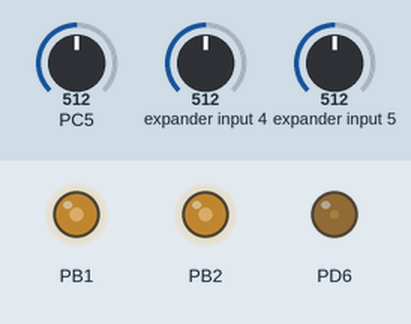
Simulated run of this program. Board: ATmega328P, built with avr-gcc and emulated at 1.6 MHz. On the bench: output pins drawn as LEDs (lit = HIGH). The inputs (shaded band) are chosen by the test bench; at power-on: PC5 = 512, expander input 4 = 512, expander input 5 = 512.

Above: at 1.2 s.
1.3 s: PC5 set to 716
At 1.6 s:
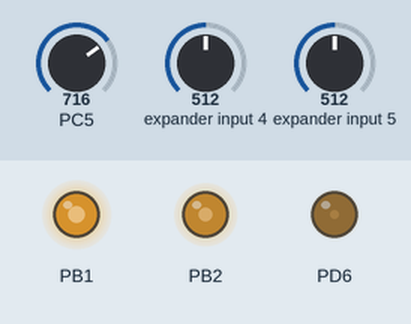
2.8 s: expander input 4 set to 716
At 3.4 s:
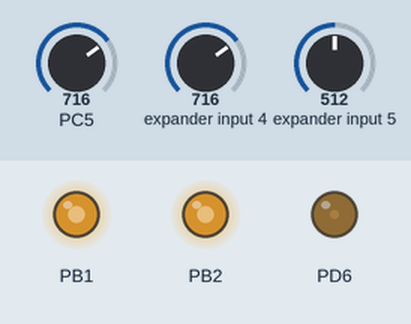
4.3 s: expander input 5 set to 0
At 5.5 s:
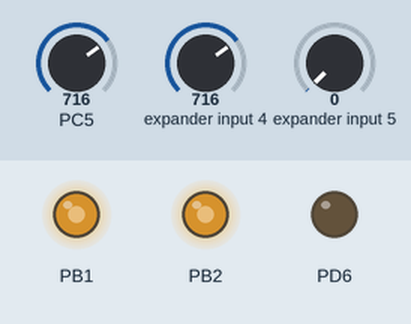
5.8 s: PC5 set to 900
At 7.0 s:
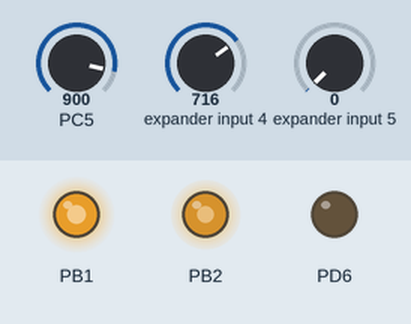
7.3 s: expander input 5 set to 122
At 8.3 s:
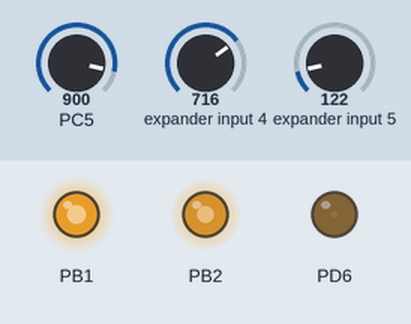
8.8 s: expander input 4 set to 900
At 10.1 s:
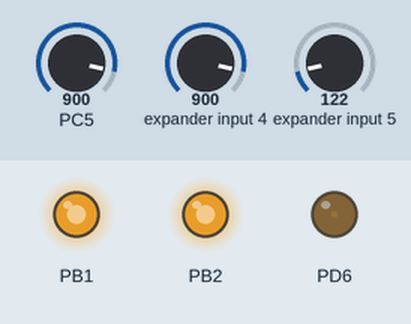
Timing chart, 0 to 11.3 s (numbered marks = the images above; inputs shaded):
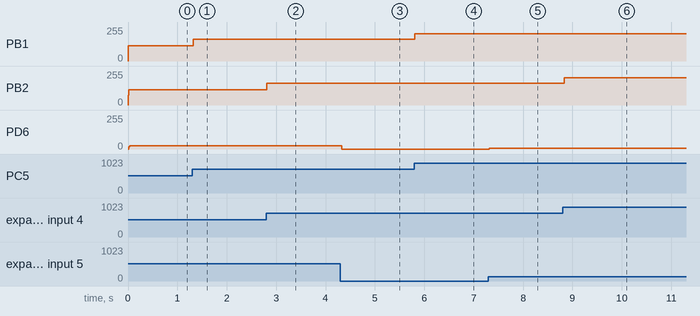

Measured:
- after the input at 1.3 s, PB1: 116/255 → 162/255 at once
- after the input at 2.8 s, PB2: 116/255 → 162/255 at once
- after the input at 4.3 s, PD6: 25/255 → 0/255 at once
- after the input at 5.8 s, PB1: 162/255 → 204/255 at once
- after the input at 7.3 s, PD6: 0/255 → 5/255 at once
- after the input at 8.8 s, PB2: 162/255 → 204/255 at once

The program:

main.c
```c
/*
 * Lab5_22848.c
 *
 * Created: 7/04/2025 11:22:10
 * Author : rodri
 */
 #define F_CPU 1600000 //Frecuencia de Reloj (Sistema)
 #include <avr/io.h>
 #include <stdint.h>
 #include <util/delay.h>
 #include <avr/interrupt.h>
//Librerias propias
 #include "PWM1/PWM1.h"
 #include "PWM12/PWM12.h"
 #include "PWM0/PWM0.h"
 #include "ADC/ADC.h"
//Variables
 const uint16_t t1_top = 311; //periodo de 20ms
 uint8_t valueadc = 0x00;
 uint8_t change = 0;

//Prototipos de función
void setup(void);

//MAIN
int main(void)
{
//Inicio del programa
cli();
//uint16_t dutyCycle = 7811;
setup();
SETUPADC();
OCR1A = 16; // 1 ms inicial (ángulo mínimo)
OCR1B = 16; // 1 ms inicial (24)(ángulo medio)
OCR0A = 16;
sei();

    /* Replace with your application code */
    while (1)
    {
		ADCSRA |= (1 << ADSC);
		_delay_ms(10);
    }
}
void setup(void){
	CLKPR = (1 << CLKPCE);
	CLKPR = (1 << CLKPS2); // RELOJ DE 1Mhz
	initPWM1A(ninv,fastMode,t1_top,64);
	initPWM1B(ninv,fastMode,t1_top,64);
	initPWM0A(ninv,64);
	DDRB	= 0;
	DDRB	|= (1 << DDB1)|(1 << DDB2);			// Configuración de (PB1-PB2) como salida PWM
	DDRD |= (1 << DDD6);						// Configuración de PD6 como salida PWM

}
ISR(ADC_vect){
	valueadc	= ADCH;
	ADCSRA		|= (1 << ADIF);
	// Mapeo del valor ADC (0-255) a OCR1x (16 a 31)
	uint8_t pulse_width = ((uint32_t)valueadc * (70 - 16)) / (255 + 16);
	if(change == 0){
		ADMUX = 0;
		change = 1;
		OCR1A = pulse_width;
		//Cambio de Lectura ADC6
		ADMUX |= (1 << REFS0)|(1 << ADLAR)|(1 << MUX2)|(1 << MUX1); // Vcc ref(5v), Resolución 8 bits, ADC6

	}//FIN ADC6
	else if(change == 1){
		ADMUX = 0;
		OCR1B = pulse_width;
		change = 2;
		//Cambio de Lectura ADC7
		ADMUX |= (1 << REFS0)|(1 << ADLAR)|(1<<MUX2)|(1<<MUX1)|(1<<MUX0); // Vcc ref(5v), Resolución 8 bits, ADC7

	}//FIN ADC7
	else {
		ADMUX = 0;
		OCR0A = pulse_width;
		change = 0;
		//Cambio de Lectura ADC5
		ADMUX |= (1 << REFS0)|(1 << ADLAR)|(1<<MUX2)|(1<<MUX0); // Vcc ref(5v), Resolución 8 bits, ADC5
	}//FIN ADC5*/
}
```

ADC.c
```c
/*
 * ADC.c
 *
 * Created: 7/04/2025 12:15:31
 *  Author: rodri
 */
#include "ADC.h"

void SETUPADC(void){
	//Deshabilitar el PC5 para iniciar lectura ADC
	DIDR0 = 0;
	DIDR0 = (1 << ADC5D);
	//Configuración inicial de ADC
	ADMUX = 0;
	ADMUX |= (1<<REFS0)|(1<<ADLAR)|(1 << MUX2)|(1 << MUX1); //Vcc ref (5V), 8 bits resolucion | Mux ADC7
	ADCSRA = 0;
	ADCSRA |= (1<<ADIE)|(1<<ADPS2)|(1<<ADPS1)|(1<<ADPS0); //Hab.Interrupción | Presc. 128 (125kHz)
	ADCSRA |= (1<<ADEN); // Enable
}
```

ADC.h
```c
/*
 * ADC.h
 *
 * Created: 7/04/2025 12:15:12
 *  Author: rodri
 */

#include <avr/io.h>
#include <stdint.h>

#ifndef ADC_H_
#define ADC_H_
void SETUPADC(void);


#endif /* ADC_H_ */
```

PWM0.c
```c
/*
 * PWM0.c
 *
 * Created: 10/04/2025 12:07:27
 *  Author: rodri
 */
#include "PWM0.h"
void initPWM0A(uint8_t invertido, uint16_t prescaler){

	TCCR0A &= ~((1 << COM0A1)|(1 << COM0A0));
	if(invertido == inv){
		TCCR0A |= (1 << COM0A1)|(1 << COM0A0);
	}
	else {
		TCCR0A |= (1 << COM0A1);
	}

	TCCR0A |= (1 << WGM01)|(1 << WGM00); //Modo fast
	TCCR0B	&= ~((1 << CS02)|(1 << CS01)|(1 << CS00));

	switch(prescaler){
		case 1:
			TCCR0B |= (1 << CS00);
			break;
		case 8:
			TCCR0B |= (1 << CS01);
			break;
		case 64:
			TCCR0B |= (1 << CS01)|(1 << CS00);
			break;
		case 256:
			TCCR0B |= (1 << CS02);
			break;
		case 1024:
			TCCR0B |= (1 << CS02)|(1 << CS00);
			break;
		default:
			TCCR0B |= (1 << CS00);
			break;
	}
}
```

PWM0.h
```c
/*
 * PWM0.h
 *
 * Created: 10/04/2025 12:07:16
 *  Author: rodri
 */

#include <avr/io.h>
#include <stdint.h>

#ifndef PWM0_H_
#define PWM0_H_

#define inv 1
#define ninv 0
void initPWM0A(uint8_t invertido, uint16_t prescaler);
#endif /* PWM0_H_ */
```

PWM1.c
```c
/*
 * PWM0.c
 *
 * Created: 7/04/2025 11:45:05
 *  Author: rodri
 */
#include "PWM1.h"
void	initPWM1A(uint8_t invertido,uint8_t mode, uint8_t top_value, uint16_t prescaler)
{
	DDRB	= 0;
	DDRB	|= (1 << DDB1)|(1 << DDB2);			// Configuración de (PB1-PB2) como salida PWM
	ICR1	= top_value;						// Configurar valor de top
	TCCR1A	&= ~((1 << COM1A1)|(1 << COM1A0));	// Protección para solo configurar modo invert o no invert
	if(invertido == inv){
		TCCR1A |= (1 <<COM1A1)|(1 << COM1A0);	// Conf. Invertido
	}
	else{
		TCCR1A |= (1 << COM1A1);				// Conf. No invertido
	}

	TCCR1A	&=	~((1 << WGM11)|(1 << WGM10));
	TCCR1B	&=	~((1 << WGM13)|(1 << WGM12));
	if(mode == fastMode){
		TCCR1A |= (1 << WGM11);
		TCCR1B |= (1 << WGM13)|(1 << WGM12);
	}
	else { //Phase correct
		TCCR1A |= (1 << WGM11);
		TCCR1B |= (1 << WGM13);
	}
	//Switch-Case para diferentes prescalers
	TCCR1B	&= ~((1 << CS12)|(1 << CS11)|(1 << CS10));
	switch(prescaler){
		case 1:
				TCCR1B	|= (1 << CS10);
				break;
		case 8:
				TCCR1B	|= (1 << CS11);
				break;
		case 64:
				TCCR1B	|= (1 << CS11)|(1 << CS10);
				break;
		case 256:
				TCCR1B	|= (1 << CS12);
				break;
		case 1024:
				TCCR1B	|= (1 << CS12)|(1 << CS10);
				break;
		default:
				TCCR1B	|= (1 << CS10);
				break;
	}// Fin de Switch-Case para prescaler
}// Fin InitPWM0A
```

PWM1.h
```c
/*
 * PWM1.h
 *
 * Created: 7/04/2025 11:44:40
 *  Author: rodri
 */
#include <avr/io.h>
#include <stdint.h>

#ifndef PWM1_H_
#define PWM1_H_

#define inv 1
#define ninv 0
#define fastMode 1
#define phaseMode 0
void	initPWM1A(uint8_t invertido,uint8_t mode, uint8_t top_value, uint16_t prescaler);
#endif /* PWM1_H_ */
```

PWM12.c
```c
/*
 * PWM12.c
 *
 * Created: 8/04/2025 15:46:01
 *  Author: rodri
 */
#include "PWM12.h"
void	initPWM1B(uint8_t invertido,uint8_t mode, uint8_t top_value, uint16_t prescaler)
{
	//ICR1	= top_value;						// Configurar valor de top
	TCCR1A	&= ~((1 << COM1B1)|(1 << COM1B0));	// Protección para solo configurar modo invert o no invert
	if(invertido == inv){
		TCCR1A |= (1 <<COM1B1)|(1 << COM1B0);	// Conf. Invertido
	}
	else{
		TCCR1A |= (1 << COM1B1);				// Conf. No invertido
	}

	TCCR1A	&=	~((1 << WGM11)|(1 << WGM10));
	TCCR1B	&=	~((1 << WGM13)|(1 << WGM12));
	if(mode == fastMode){
		TCCR1A |= (1 << WGM11);
		TCCR1B |= (1 << WGM13)|(1 << WGM12);
	}
	else { //Phase correct
		TCCR1A |= (1 << WGM11);
		TCCR1B |= (1 << WGM13);
	}
	//Switch-Case para diferentes prescalers
	TCCR1B	&= ~((1 << CS12)|(1 << CS11)|(1 << CS10));
	switch(prescaler){
		case 1:
		TCCR1B	|= (1 << CS10);
		break;
		case 8:
		TCCR1B	|= (1 << CS11);
		break;
		case 64:
		TCCR1B	|= (1 << CS11)|(1 << CS10);
		break;
		case 256:
		TCCR1B	|= (1 << CS12);
		break;
		case 1024:
		TCCR1B	|= (1 << CS12)|(1 << CS10);
		break;
		default:
		TCCR1B	|= (1 << CS10);
		break;
	}// Fin de Switch-Case para prescaler
}// Fin InitPWM0B
```

PWM12.h
```c
/*
 * PWM12.h
 *
 * Created: 8/04/2025 15:45:46
 *  Author: rodri
 */

#include <avr/io.h>
#include <stdint.h>

#ifndef PWM12_H_
#define PWM12_H_

#define inv 1
#define ninv 0
#define fastMode 1
#define phaseMode 0
void	initPWM1B(uint8_t invertido,uint8_t mode, uint8_t top_value, uint16_t prescaler);


#endif /* PWM12_H_ */
```
